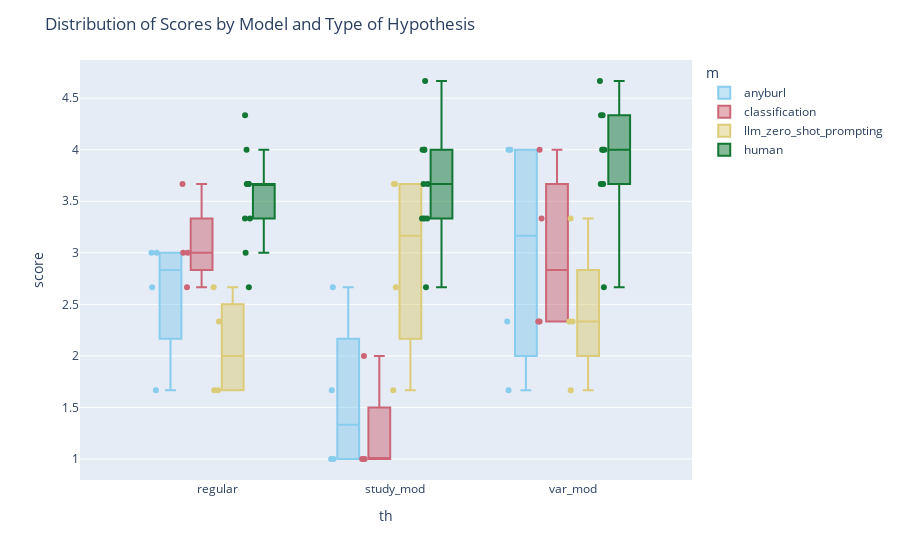

The notebook cell saved with this chart:
### Code cell
color_palette = px.colors.qualitative.Safe
columns = ["user_id", "score", "th", "giv", "i_shuffled", "m"]
df_score_h_ai_human = pd.concat([human_h[columns], ai_h[columns]])

fig = px.box(df_score_h_ai_human.groupby(["th", "giv", "i_shuffled", "m"]).agg({"score": "mean"}).reset_index(), x='th', y='score', color='m', points='all',
             #labels={'Score': 'Scores', 'Model': 'Models', 'Type of Hypothesis': 'Type of Hypothesis'}
             color_discrete_sequence=color_palette
             )
fig.update_layout(title='Distribution of Scores by Model and Type of Hypothesis')
fig.write_image("../visualisations/user_studies_ai_human_h_scores_mean.pdf", format='pdf')
fig.show()

### Figure 1 — Plotly figure (JSON) as saved in the notebook; plotly's stock layout.template omitted (floating-point values rounded to 4 significant figures)
{"data": [{"alignmentgroup": "True", "boxpoints": "all", "hovertemplate": "m=anyburl<br>th=%{x}<br>score=%{y}<extra></extra>", "legendgroup": "anyburl", "marker": {"color": "rgb(136, 204, 238)"}, "name": "anyburl", "notched": false, "offsetgroup": "anyburl", "orientation": "v", "showlegend": true, "type": "box", "x": ["regular", "regular", "regular", "regular", "study_mod", "study_mod", "study_mod", "study_mod", "var_mod", "var_mod", "var_mod", "var_mod"], "x0": " ", "xaxis": "x", "y": [1.667, 3, 2.667, 3, 1, 1.667, 2.667, 1, 4, 4, 2.333, 1.667], "y0": " ", "yaxis": "y"}, {"alignmentgroup": "True", "boxpoints": "all", "hovertemplate": "m=classification<br>th=%{x}<br>score=%{y}<extra></extra>", "legendgroup": "classification", "marker": {"color": "rgb(204, 102, 119)"}, "name": "classification", "notched": false, "offsetgroup": "classification", "orientation": "v", "showlegend": true, "type": "box", "x": ["regular", "regular", "regular", "regular", "study_mod", "study_mod", "study_mod", "study_mod", "var_mod", "var_mod", "var_mod", "var_mod"], "x0": " ", "xaxis": "x", "y": [3, 3.667, 2.667, 3, 1, 2, 1, 1, 3.333, 4, 2.333, 2.333], "y0": " ", "yaxis": "y"}, {"alignmentgroup": "True", "boxpoints": "all", "hovertemplate": "m=llm_zero_shot_prompting<br>th=%{x}<br>score=%{y}<extra></extra>", "legendgroup": "llm_zero_shot_prompting", "marker": {"color": "rgb(221, 204, 119)"}, "name": "llm_zero_shot_prompting", "notched": false, "offsetgroup": "llm_zero_shot_prompting", "orientation": "v", "showlegend": true, "type": "box", "x": ["regular", "regular", "regular", "regular", "study_mod", "study_mod", "study_mod", "study_mod", "var_mod", "var_mod", "var_mod", "var_mod"], "x0": " ", "xaxis": "x", "y": [1.667, 1.667, 2.333, 2.667, 1.667, 2.667, 3.667, 3.667, 3.333, 2.333, 1.667, 2.333], "y0": " ", "yaxis": "y"}, {"alignmentgroup": "True", "boxpoints": "all", "hovertemplate": "m=human<br>th=%{x}<br>score=%{y}<extra></extra>", "legendgroup": "human", "marker": {"color": "rgb(17, 119, 51)"}, "name": "human", "notched": false, "offsetgroup": "human", "orientation": "v", "showlegend": true, "type": "box", "x": ["regular", "regular", "regular", "regular", "regular", "regular", "regular", "regular", "regular", "regular", "study_mod", "study_mod", "study_mod", "study_mod", "study_mod", "study_mod", "study_mod", "study_mod", "study_mod", "study_mod", "var_mod", "var_mod", "var_mod", "var_mod", "var_mod", "var_mod", "var_mod", "var_mod", "var_mod", "var_mod"], "x0": " ", "xaxis": "x", "y": [3, 3.333, 3.667, 3.667, 4, 3.333, 3.667, 3.667, 2.667, 4.333, 3.333, 4, 3.333, 3.667, 4, 3.333, 4.667, 4, 3.667, 2.667, 3.667, 4, 4.667, 4, 3.667, 3.667, 4.333, 4.333, 2.667, 4], "y0": " ", "yaxis": "y"}], "layout": {"boxmode": "group", "legend": {"title": {"text": "m"}, "tracegroupgap": 0}, "margin": {"t": 60}, "title": {"text": "Distribution of Scores by Model and Type of Hypothesis"}, "xaxis": {"anchor": "y", "domain": [0, 1], "title": {"text": "th"}}, "yaxis": {"anchor": "x", "domain": [0, 1], "title": {"text": "score"}}}}
